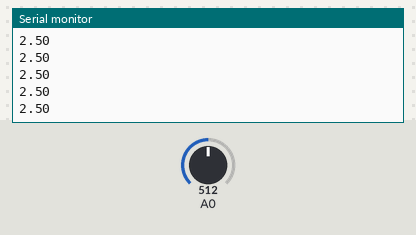
Simulated run of this sketch. Board: Arduino Uno, built with avr-gcc and run on an emulated ATmega328P. Parts: the last lines printed to the serial monitor. Inputs (shaded band) come from the test bench; at power-on: A0 = 512.

Above: at 1.2 s.
1.3 s: A0 set to 716
At 1.31 s:
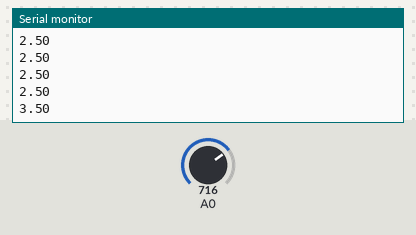
2.8 s: A0 set to 900
At 2.81 s:
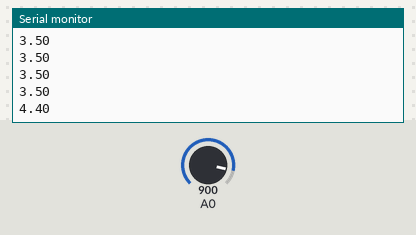
Timing chart, 0 to 5.8 s (numbered marks = the images above; inputs shaded):
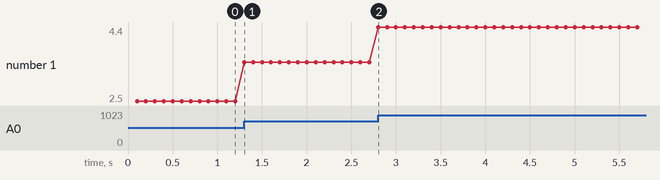

The sketch:

analogReadBezKasnjenja.ino
```cpp
 /*
  AnalogReadSerial + BlinkWithoutDelay
  kombinacijom ova dva koda nastao je ovaj jedan
  ideja je da frekvencija odabiranja bude fiksna, odnosno
  da se na svakih interval milisekundi šalje po jedan
  odbirak na serijski port, a da se on kasnije snimi u R-u.

  Kod je preuzet sa stranice predmeta Kliničko inženjerstvo :
  http://automatika.etf.rs/images/FAJLOVI_srpski/predmeti/izborni_kursevi_os/biomedicinsko_inzenjerstvo/OS4_OF4_MS1_KLI/laboratorijske_vezbe/2018/AP%20primer.zip
*/

unsigned long previousMillis = 0;
const long interval = 100; // ako je 10 znači da je sampling rate 100 Hz

void setup() {
  Serial.begin(9600);
}

void loop() {
  unsigned long currentMillis = millis();

  if (currentMillis - previousMillis >= interval) {
    previousMillis = currentMillis;
    int sensorValue = analogRead(A0);
  float voltage = sensorValue * (5.0 / 1023.0);
  Serial.println(voltage);
  }
}
```

Measured:
- after the input at 1.3 s, the serial monitor: prints a new line at once (image 1)
- after the input at 2.8 s, the serial monitor: prints a new line at once (image 2)
- plotted number 1: 2.5 → 3.5 after the input at 1.3 s, 3.5 → 4.4 after the input at 2.8 s
